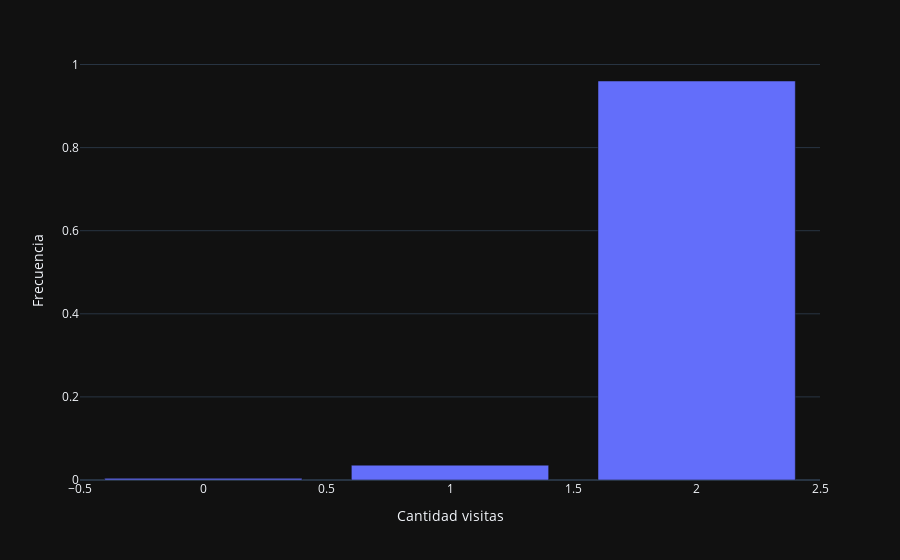

Here is the notebook cell this chart was saved with:
### Code cell
piv_v = visitas.pivot_table(index='Cantidad visitas', values='Código CFK IE', aggfunc='nunique').rename(columns={'Código CFK IE':'Cant IE'}).reset_index()
piv_v['Frecuencia'] = piv_v['Cant IE']/252
piv_v.to_feather('../../../data/c_pages/monitoreo/mon_cons1.feather')
fig = px.bar(piv_v, x='Cantidad visitas', y='Frecuencia')
fig

### Figure 1 — Plotly figure (JSON) as saved in the notebook; plotly's stock layout.template omitted (floating-point values rounded to 4 significant figures)
{"data": [{"alignmentgroup": "True", "hovertemplate": "Cantidad visitas=%{x}<br>Frecuencia=%{y}<extra></extra>", "legendgroup": "", "marker": {"color": "#636efa", "pattern": {"shape": ""}}, "name": "", "offsetgroup": "", "orientation": "v", "showlegend": false, "textposition": "auto", "x": [0, 1, 2], "xaxis": "x", "y": [0.003968, 0.03571, 0.9603], "yaxis": "y", "type": "bar"}], "layout": {"xaxis": {"anchor": "y", "domain": [0.0, 1.0], "title": {"text": "Cantidad visitas"}}, "yaxis": {"anchor": "x", "domain": [0.0, 1.0], "title": {"text": "Frecuencia"}}, "legend": {"tracegroupgap": 0}, "margin": {"t": 60}, "barmode": "relative"}}
